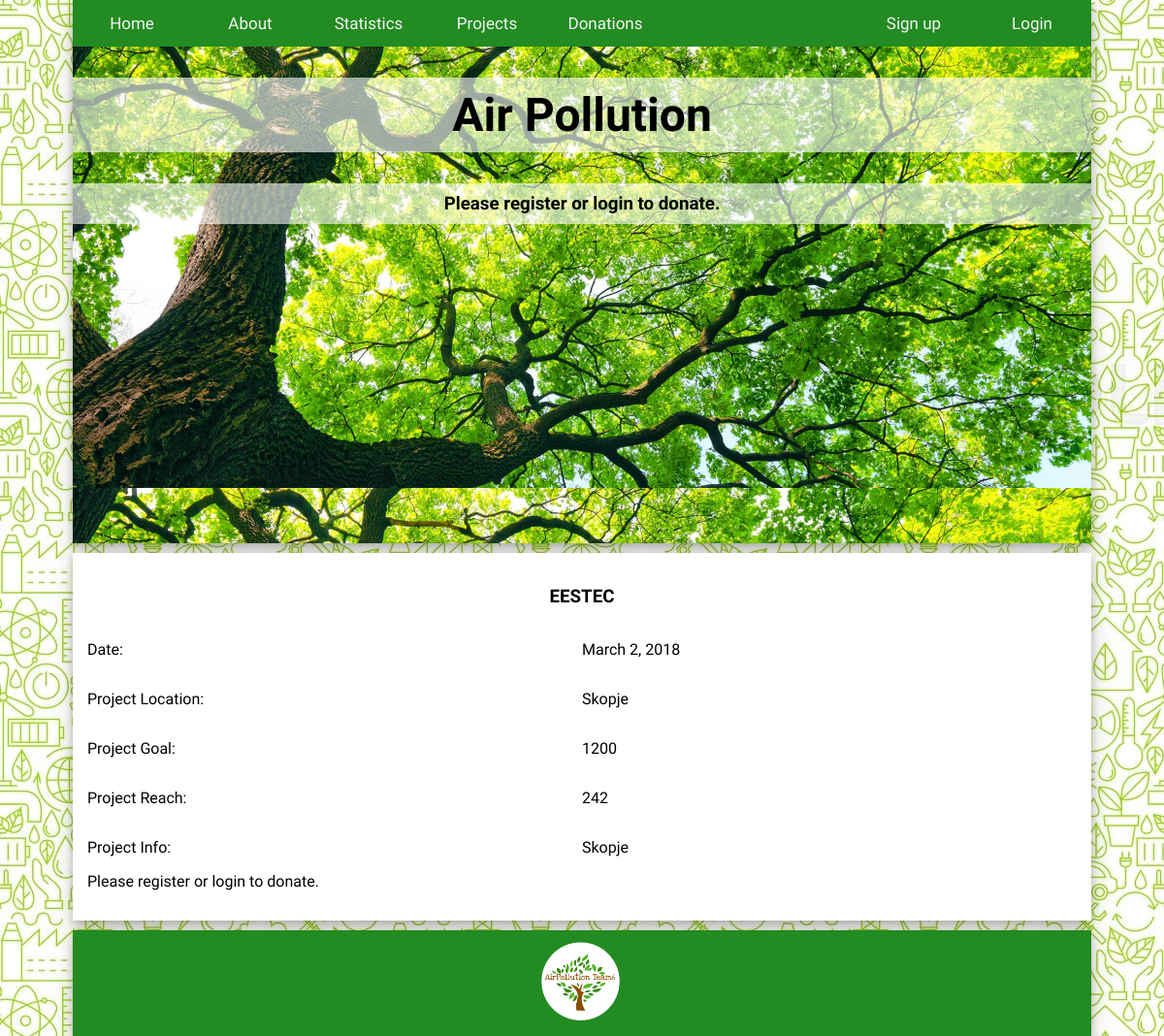
The app's page /projects/1/, older data.
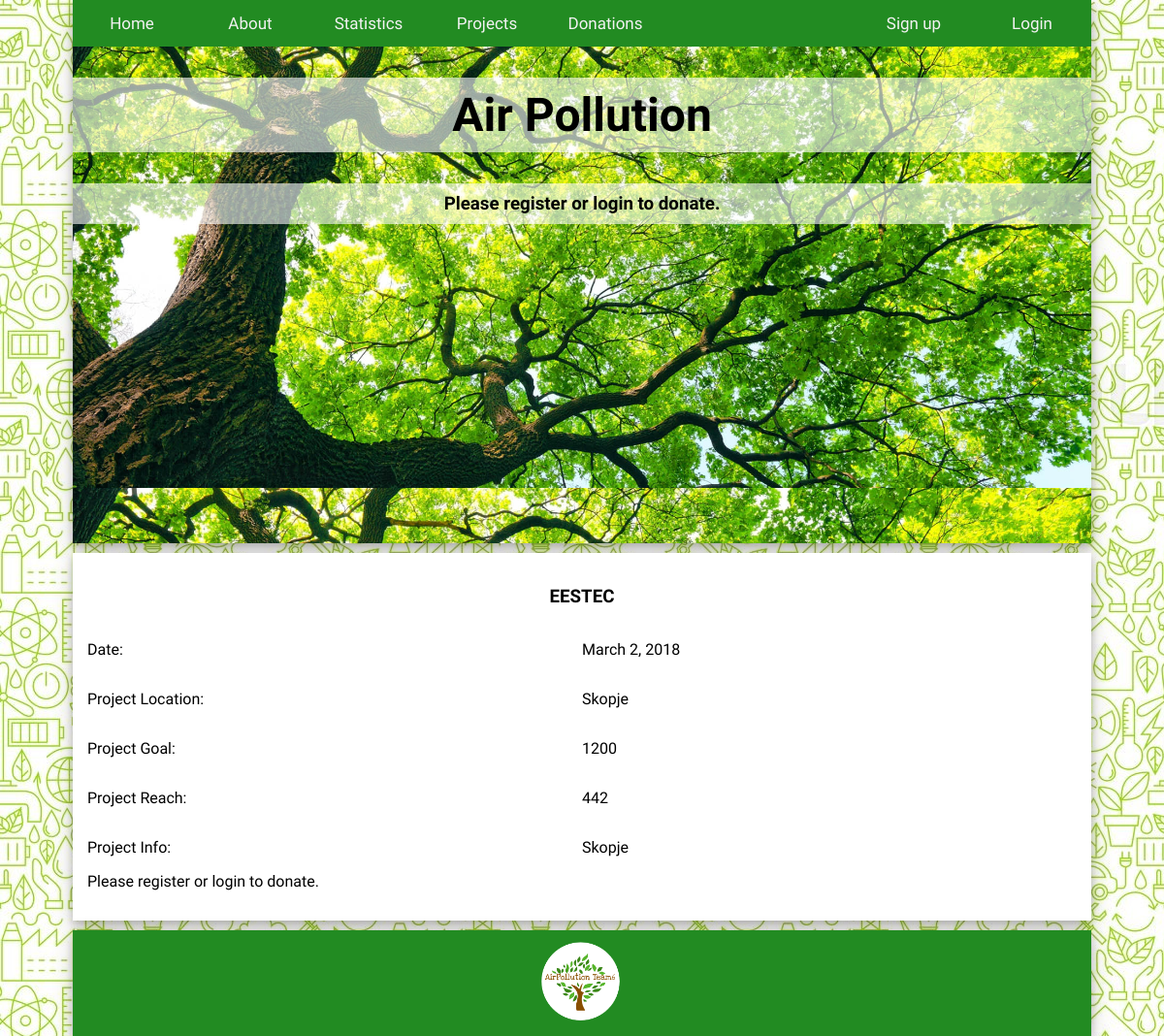
The same page, newer data.
### projects/models.py (models this page shows, shortened)
class Project(models.Model):
    project_id = models.AutoField(primary_key=True)
    project_Name = models.CharField(max_length=200)
    project_Location = models.CharField(max_length=100)
    project_Info = models.TextField(max_length=1000)
    project_Goal = models.BigIntegerField()
    project_Reach = models.BigIntegerField()
    project_Date = models.DateField()

### projects/views.py (the view)
# urls.py: url(r'^(?P<project_id>[0-9]+)/$', projects_views.project, name='project_list'),
def project(request, project_id):
    if request.method == 'POST':
        form = NewDonationForm(request.POST)
        if form.is_valid():
            donated = form.cleaned_data.get('amount_to_Donate')
            update_info = Project.objects.get(pk=project_id)
            update_info.project_Reach = update_info.project_Reach + donated
            update_info.save()
            current_user = request.user.id
            update_donation = Donation(user_Id = current_user, project_Id = project_id, donated = donated)
            update_donation.save()
            return redirect('thankyou')
    else:
        form = NewDonationForm()
        project_list = Project.objects.get(pk=project_id)
        template = loader.get_template('project_info.html')
        context = {
            'project_list': project_list,
        }
    return render(request, 'project_info.html', {'project_list': project_list, 'form': form})

### templates/project_info.html
{% extends 'base.html' %}
{% block content %}
  <div>
    {% if project_list %}
        <h3>{{ project_list.project_Name }}</h3>
        <div style="">
            <p style="float:left; width: 50%; border-color: green;">Date:</p>
            <p style="float:left; width: 50%; border-color: green;">{{ project_list.project_Date }}</p>
        </div>
        <div style="">
            <p style="float:left; width: 50%; border-color: green;">Project Location:</p>
            <p style="float:left; width: 50%;border-color: green;">{{ project_list.project_Location }}</p>
        </div>
        <div style="">
            <p style="float:left; width: 50%; border-color: green;">Project Goal:</p>
            <p style="float:left; width: 50%; border-color: green;">{{ project_list.project_Goal }}</p>
        </div>
        <div style="">
            <p style="float:left; width: 50%; border-color: green;">Project Reach:</p>
            <p style="float:left; width: 50%;border-color: green;">{{ project_list.project_Reach }}</p>
        </div>
        <div style="">
            <p style="float:left; width: 50%;border-color: green;">Project Info:</p>
            <p style="float:left; width: 50%; border-color: green;">{{ project_list.project_Info }}</p>
        </div>
        {% if user.is_authenticated %}
        {% if project_list.project_Reach < project_list.project_Goal %}
        <center><form method="post" style="margin: 10px;">
        {% csrf_token %}
        {{ form }}
        <input type="submit" value="Donate" />
        </form></center>
        {% else %}
        <p>Project Goal is Reached. Thank you.</p>
        {% endif %}
        {% else %}
        <p>Please register or login to donate.</p>
        {% endif %}
    {% else %}
        <p>No projects are available.</p>
    {% endif %}
  </div>
{% endblock %}

Row changes from the older to the newer data that the page shows:
changed Project "EESTEC": project_Reach "242" → "442"
